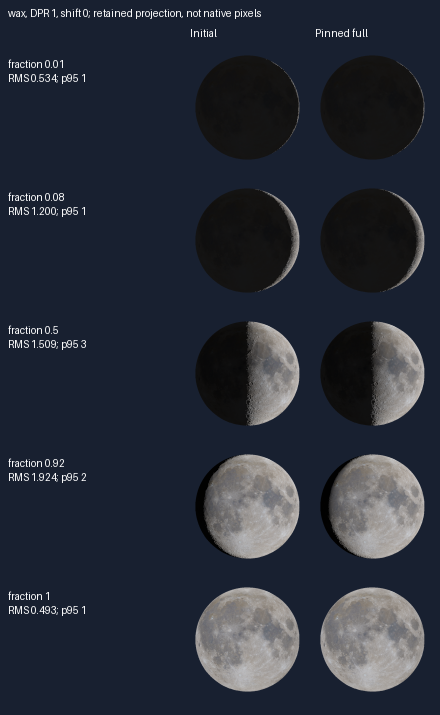
#> input picture compact-visual-reuse-r3/sheet-wax-dpr1-shift0.png, 440 x 715 px
$ python -i r003b_s1_periodicity.py   (imports and definitions only)
#> lines starting #> are read from the running program, lines starting #| are printed output that depends on the picture
"""R003B slice S1 periodicity analysis (extends tools/qa/r0034_periodicity.py, same residual/control method).

Residual = luminance - Gaussian blur (sigma 3), 4 px border trimmed. Reported per crop:
  * residualStd (grey levels);
  * 2-D Hann-windowed FFT strongest peak (pitch px, direction, sinusoid amplitude), periods > 16 px masked;
  * per-axis 1-D spectra: the residual is averaged across the other axis and its Hann-windowed spectrum searched for
    pitches 2..16 px; 'y' = variation along y (horizontal bands, the owner's 90-degree peaks), 'x' = along x;
  * the same for a flat control: a quadratic surface fitted to the crop, rounded to 8 bit (pure quantisation).
Modes:
  capture <capture-root> <out-dir> [--residuals tag1,tag2]   analyse every <run>/capture.json under the root
  degrade <clean-png> <out-dir>                               discriminator 7: rescale/JPEG a clean composite
Coordinates are CSS px of the card (DPR 1); composites are scaled by the run's screenshotScale. Pillow, numpy, scipy.
"""
import io, json, os, sys
import numpy as np
from PIL import Image
from scipy.ndimage import gaussian_filter

# Crops (x0, y0, x1, y1) in CSS px of the 325x530 card / canvas px of the 325x530 backing.
SKY_ONLY = (268, 165, 316, 222)     # composite: sky right of the arc's descending leg, no DOM element above it
GLASS1 = (70, 294, 250, 320)        # composite: interior of the first glass row (Fajr), no glyphs
GLASS2 = (70, 329, 250, 355)        # composite: interior of the second glass row (Sunrise), no glyphs
CANVAS = (100, 380, 300, 500)       # canvas readback: pure sky behind the rows (R0034 CANVAS_BOX)
CANVAS_SKY = (269, 166, 317, 223)     # canvas readback: the canvas pixels displayed at SKY_ONLY (+1 px border offset)


def lum(img):
    a = np.asarray(img.convert('RGB')).astype(float)
    return .2126 * a[..., 0] + .7152 * a[..., 1] + .0722 * a[..., 2]


def quad_control(c):
    h, w = c.shape; y, x = np.mgrid[0:h, 0:w]
    A = np.stack([np.ones_like(x), x, y, x * x, y * y, x * y], -1).reshape(-1, 6).astype(float)
    coef, *_ = np.linalg.lstsq(A, c.reshape(-1), rcond=None)
    return np.round((A @ coef).reshape(h, w))


def axis_peak(profile):
    n = len(profile)
    if n < 16: return None
    win = np.hanning(n); F = np.abs(np.fft.rfft((profile - profile.mean()) * win)); f = np.fft.rfftfreq(n)
    ok = (f >= 1 / 16) & (f <= 0.5)
    if not ok.any(): return None
    k = np.argmax(np.where(ok, F, 0)); med = np.median(F[ok]) + 1e-12
    return {'pitchPx': round(float(1 / f[k]), 2), 'ampGrey': round(float(2 * F[k] / win.sum()), 3), 'peakToMedian': round(float(F[k] / med), 1)}


def analyse(c):
    r = (c - gaussian_filter(c, 3))[4:-4, 4:-4]
    h, w = r.shape
    win = np.outer(np.hanning(h), np.hanning(w))
    M = np.abs(np.fft.fft2((r - r.mean()) * win)); M[0, 0] = 0
    fy = np.fft.fftfreq(h); fx = np.fft.fftfreq(w)
    M[(np.abs(fy)[:, None] < 1 / 16) & (np.abs(fx)[None, :] < 1 / 16)] = 0
    i, j = np.unravel_index(M.argmax(), M.shape); f = np.hypot(fx[j], fy[i])
    peak = {'pitchPx': round(1 / f, 2) if f else None, 'dirDeg': round(float(np.degrees(np.arctan2(fy[i], fx[j]))) % 180, 1),
            'ampGrey': round(float(2 * M[i, j] / win.sum()), 3)}
    return {'residualStd': round(float(r.std()), 3), 'peak2d': peak, 'y': axis_peak(r.mean(1)), 'x': axis_peak(r.mean(0))}, r


def crop(img, box, scale):
    b = tuple(int(round(v * scale)) for v in box)
    return lum(img)[b[1]:b[3], b[0]:b[2]]


def both(c):
    m, r = analyse(c); ctl, _ = analyse(quad_control(c)); return {'measured': m, 'flatControl8bit': ctl}, r


def save_residual(r, path_base, gains=(32, 64)):
    for g in gains:
        v = np.clip(128 + r * g, 0, 255).astype(np.uint8)
        Image.fromarray(v).resize((v.shape[1] * 4, v.shape[0] * 4), Image.NEAREST).save(f'{path_base}-x{g}.png')


def capture_mode(root, out, residual_tags):
    os.makedirs(out, exist_ok=True); res = {}
    for tag in sorted(os.listdir(root)):
        cj = os.path.join(root, tag, 'capture.json')
        if not os.path.exists(cj): continue
        d = json.load(open(cj)); sc = d['summary']['screenshotScale']; run = {}
        for cap in d['captures']:
            st, va = cap['state'], cap['variant']
            img = Image.open(os.path.join(root, tag, f'{st}-{va}-composite.png'))
            for name, box in (('skyOnly', SKY_ONLY), ('glass1', GLASS1), ('glass2', GLASS2)):
                k = f'{st}/{va}/composite/{name}'; run[k], r = both(crop(img, box, sc))
                if tag in residual_tags and name in ('glass1', 'skyOnly') and va in ('base', 'onetoone', 'nobackdrop', 'nopreview'):
                    save_residual(r, os.path.join(out, f'{tag}-{st}-{va}-{name}'))
            if va == 'base':
                which = 'preview' if st == 'preview' else 'refined'
                p = os.path.join(root, tag, f'{st}-{which}-canvas.png')
                if os.path.exists(p):
                    cimg = Image.open(p)
                    for name, box in (('canvas', CANVAS), ('canvasSky', CANVAS_SKY)):
                        k = f'{st}/raw-{which}/{name}'; run[k], r = both(crop(cimg, box, 1))
                        if tag in residual_tags and name == 'canvas': save_residual(r, os.path.join(out, f'{tag}-{st}-raw-{which}'))
        # Handoff discontinuity: last preview sample vs first composed sample, sky and whole card, grey levels.
        shots = sorted(f for f in os.listdir(os.path.join(root, tag)) if f.startswith('handoff-'))
        pre = [f for f in shots if f.endswith('preview.png')]; post = [f for f in shots if f.endswith('composed.png')]
        if pre and post:
            A = lum(Image.open(os.path.join(root, tag, pre[-1]))); B = lum(Image.open(os.path.join(root, tag, post[0])))
            D = np.abs(A - B); s = int(round(sc))
            run['handoff'] = {'from': pre[-1], 'to': post[0], 'meanAbsCard': round(float(D.mean()), 3), 'p99AbsCard': round(float(np.percentile(D, 99)), 2),
                              'meanAbsSkyOnly': round(float(D[int(SKY_ONLY[1] * sc):int(SKY_ONLY[3] * sc), int(SKY_ONLY[0] * sc):int(SKY_ONLY[2] * sc)].mean()), 3)}
        res[tag] = run
    json.dump(res, open(os.path.join(out, 'periodicity.json'), 'w'), indent=1)
    return res


def degrade_mode(clean, out):
    """Discriminator 7: does rescaling and/or JPEG of a whole clean composite create owner-band (4.1-4.5 / 8-9 px)
    peaks in the flat crops? The whole frame is transformed (JPEG blocks align to the frame), then GLASS1/GLASS2/
    SKY_ONLY are cropped at the transformed scale and analysed; the reported value is the strongest axis peak."""
#> called with out = 'out.png'
    os.makedirs(out, exist_ok=True); base = Image.open(clean).convert('RGB'); res = {}
#> in degrade_mode, base is the input picture: PIL image 440x715 RGB; mean R, G, B 40.6, 45.8, 57.1
    def run(name, img, f):
#> called with name = 'clean', f = 1
        row = {}
        for cname, box in (('glass1', GLASS1), ('glass2', GLASS2), ('skyOnly', SKY_ONLY)):
            m, r = analyse(crop(img, box, f)); row[cname] = m
            if name in ('clean', 'jpeg60', 'scale1.25-bicubic+jpeg75') and cname == 'glass1': save_residual(r, os.path.join(out, f'degrade-{name}-{cname}'))
#> this loop made 3 passes
#> (i in analyse, j in analyse) on pass 1: (0, 0)
#> (i in analyse, j in analyse, peak in analyse) on pass 2: (17, 159, {'pitchPx': 10.66, 'dirDeg': 36.3, 'ampGrey': 0.448})
#> pass 3, in analyse (call 3), `r = (c - gaussian_filter(c, 3))[4:-4, 4:-4]`:
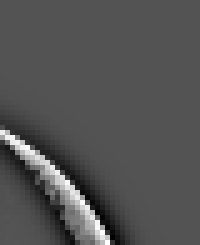
#> r: shape (49, 40) float64 (shown 5 times larger); min -43.79, max 90.58, mean 0.1; drawn with min black and max white
#> pass 3, in analyse (call 3), `M = np.abs(np.fft.fft2((r - r.mean()) * win))`:
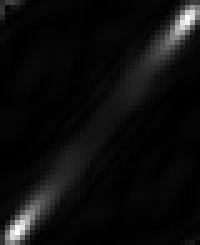
#> M: shape (49, 40) float64 (shown 5 times larger); min 0.285, max 1167.6, mean 63.4; drawn with min black and max white
#> after the loop, row = 3 items
        res[name] = row
    def jpeg(img, q):
        buf = io.BytesIO(); img.save(buf, 'JPEG', quality=q); return Image.open(io.BytesIO(buf.getvalue())).convert('RGB')
    run('clean', base, 1)
    for f in (0.8, 0.9, 1.067, 1.1, 1.25, 1.5, 2.0):
        for rs_name, rs in (('bilinear', Image.BILINEAR), ('bicubic', Image.BICUBIC), ('lanczos', Image.LANCZOS)):
            run(f'scale{f}-{rs_name}', base.resize((round(base.width * f), round(base.height * f)), rs), f)
#> this loop made 7 passes
#> pass 1, in analyse (call 6), `r = (c - gaussian_filter(c, 3))[4:-4, 4:-4]`:
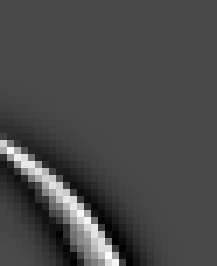
#> r: shape (38, 31) float64 (shown 7 times larger); min -33.64, max 84.41, mean 0.2; drawn with min black and max white
#> pass 1, in analyse (call 6), `M = np.abs(np.fft.fft2((r - r.mean()) * win))`:
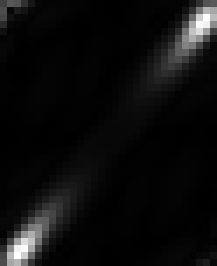
#> M: shape (38, 31) float64 (shown 7 times larger); min 0.129, max 756.4, mean 41.2; drawn with min black and max white
    for q in (95, 85, 75, 60, 40):
        run(f'jpeg{q}', jpeg(base, q), 1)
        for f in (1.067, 1.25, 1.5):
            up = base.resize((round(base.width * f), round(base.height * f)), Image.BICUBIC)
            run(f'scale{f}-bicubic+jpeg{q}', jpeg(up, q), f)
#> the loop in run (call 24), `for cname, box in (('glass1', GLASS1), ('glass2', GLASS2), ('skyOnly',..` made 3 passes
#> pass 2, in analyse (call 71), `r = (c - gaussian_filter(c, 3))[4:-4, 4:-4]`:
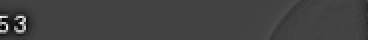
#> r: shape (20, 184) float64 (shown 2 times larger); min -57.06, max 160.1, mean -0.2; drawn with min black and max white
#> pass 2, in analyse (call 71), `M = np.abs(np.fft.fft2((r - r.mean()) * win))`:
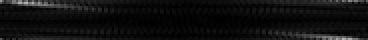
#> M: shape (20, 184) float64 (shown 2 times larger); min 0.271, max 182, mean 16.2
#> pass 3, in analyse (call 72), `r = (c - gaussian_filter(c, 3))[4:-4, 4:-4]`:
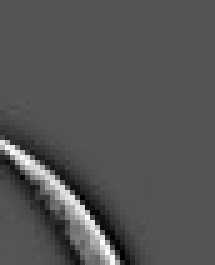
#> r: shape (53, 43) float64 (shown 5 times larger); min -43.82, max 88.1, mean 0.1; drawn with min black and max white
            run(f'jpeg{q}+scale{f}-bicubic', jpeg(base, q).resize(up.size, Image.BICUBIC), f)
    json.dump(res, open(os.path.join(out, 'degrade.json'), 'w'), indent=1)
    return res


# [13 lines not run here, left out]

>>> result = degrade_mode('../../compact-visual-reuse-r3/sheet-wax-dpr1-shift0.png', 'out.png')
